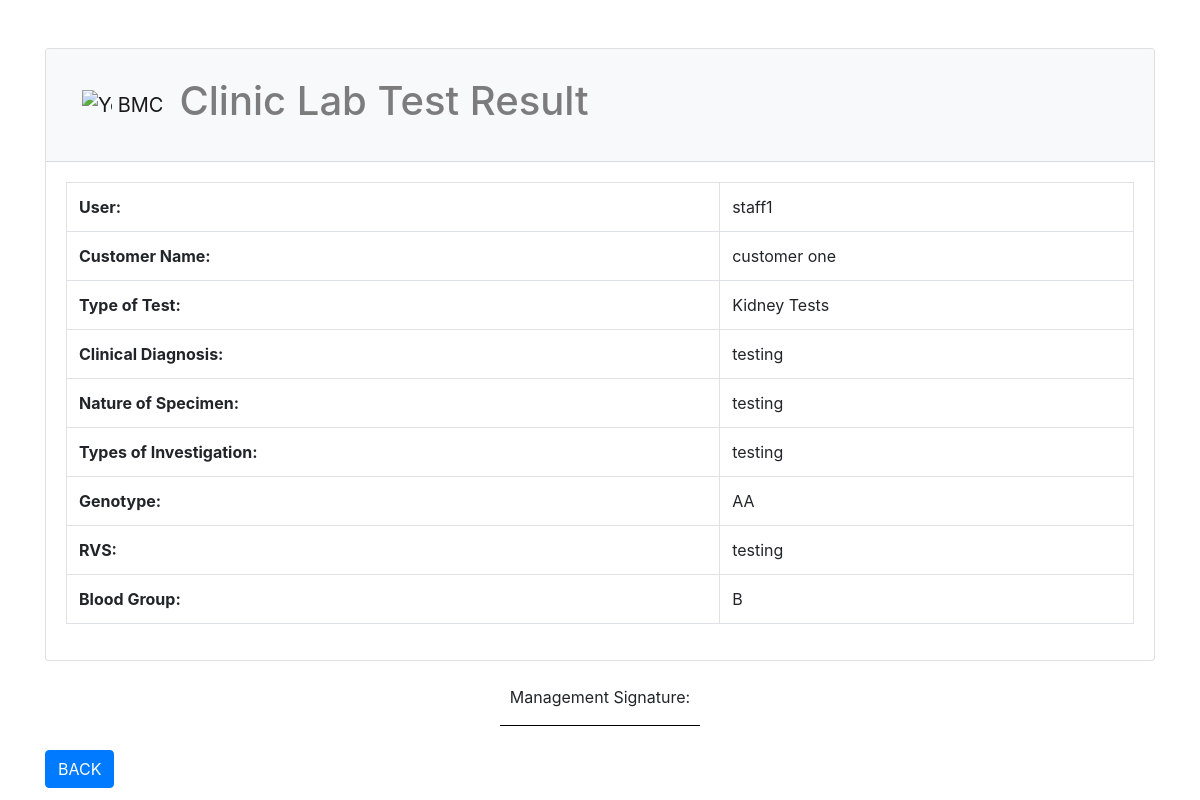
Screenshot of /test/4/ (signed in) with the database file from the repository.
### labtest/models.py (models this page shows, shortened)
class Test(models.Model):
    TYPEOFTEST = (
        ('Blood Count Tests', 'Blood Count Tests'),
        ('Genetic Testing', 'Genetic Testing'),
        ('Kidney Tests', 'Kidney Tests'),
        ('Laboratory Tests', 'Laboratory Tests'),
        ('Prenatal Testing', 'Prenatal Testing'),
        ('Thyroid Tests', 'Thyroid Tests'),
        ('Urinalysis', 'Urinalysis')
    )
    GENOTYPE = (
        ('AA', 'AA'),
        ('AS', 'AS'),
        ('SS', 'SS')
    )
    BLOODGROUP = (
        ('A', 'A'),
        ('B', 'B'),
        ('AB', 'AB'),
        ('O', 'O')
    )
    user = models.ForeignKey(UserProfile, null=True, on_delete= models.SET_NULL)
    customername = models.ForeignKey(Customer, on_delete=models.CASCADE)
    typeoftest = models.CharField(max_length=200, null=True, choices=TYPEOFTEST, blank=True)
    clinicaldiagnosis = models.CharField(max_length=200, null=True, blank=True)
    natureofspecimen = models.CharField(max_length=200, null=True, blank=True)
    typesofinvestigation = models.CharField(max_length=200, null=True, blank=True)
    bloodgroup = models.CharField(max_length=200, null=True, choices=BLOODGROUP, blank=True)
    genotype = models.CharField(max_length=200, null=True, choices=GENOTYPE, blank=True)
    rvs = models.CharField(max_length=200, null=True, blank=True)
    date = models.DateTimeField(default=datetime.now, editable=False)

class UserProfile(AbstractBaseUser, PermissionsMixin):
    email = models.EmailField(max_length=255, unique=True)
    name = models.CharField(max_length=255)
    is_active = models.BooleanField(default=True)
    is_staff = models.BooleanField(default=False)
    objects = UserProfileManager()
    USERNAME_FIELD = 'email'
    REQUIRED_FIELDS = ['name']
    def __str__(self):
        return self.name

class Customer(models.Model):
    SEX = (
        ('Male', 'Male'),
        ('Female', 'Female'),
        ('Prefer Not To Say', 'Prefer Not To Say')
    )
    staff_name = models.ForeignKey(UserProfile, on_delete=models.CASCADE)
    firstname = models.CharField(max_length=200, null=True, blank=True, db_index=True)
    lastname = models.CharField(max_length=200, null=True, blank=True, db_index=True)
    othernames = models.CharField(max_length=200, null=True, blank=True)
    email = models.EmailField(max_length=255, unique=True, null=True, db_index=True)
    phone = models.IntegerField(null=True)
    sex = models.CharField(max_length=200, null=True, choices=SEX, blank=True)
    referralsname = models.CharField(max_length=200, null=True, blank=True)
    is_active = models.BooleanField(default=True)
    date = models.DateTimeField(default=datetime.now, editable=False)
    def __str__(self):
        return self.firstname +' '+ self.lastname

### labtest/views.py (the view)
# urls.py: path('test/<int:pk>/', TestDetailView.as_view(), name='test-detail'),
class TestDetailView(LoginRequiredMixin, DetailView):
    model = Test
    template_name = 'labtest/download.html'  # Specify the template name
    context_object_name = 'tes'
    def get_context_data(self, **kwargs):
        context = super().get_context_data(**kwargs)
        context['tes'] = [context['tes']]
        return context

### labtest/templates/labtest/download.html (shortened to what this page needs)
<!DOCTYPE html>
<html lang="en">
<head>
    <link rel="stylesheet" href="https://maxcdn.bootstrapcdn.com/bootstrap/4.5.2/css/bootstrap.min.css">
</head>
<body>
    <div class="container mt-5">
        <div class="row">
            <div class="col-md-12">
                <div class="card">
                    <div class="card-header bg-light">
                        <nav class="navbar navbar-expand-lg navbar-light bg-light">
                            <a class="navbar-brand" href="#">
                                <img src="" width="30" height="30" class="d-inline-block align-top" alt="Your Logo">
                                BMC
                            </a>
                            <h1 class="navbar-text">Clinic Lab Test Result</h1>
                        </nav>
                    </div>
                    <div class="card-body">
                        <table class="table table-bordered">
                            {% for test in tes %}
                            <tbody>
                                <tr>
                                    <th scope="row">User:</th>
                                    <td>{{test.user}}</td>
                                </tr>
                                <tr>
                                    <th scope="row">Customer Name:</th>
                                    <td>{{test.customername}}</td>
                                </tr>
                                <tr>
                                    <th scope="row">Type of Test:</th>
                                    <td>{{test.typeoftest}}</td>
                                </tr>
                                <tr>
                                    <th scope="row">Clinical Diagnosis:</th>
                                    <td>{{test.clinicaldiagnosis}}</td>
                                </tr>
                                <tr>
                                    <th scope="row">Nature of Specimen:</th>
                                    <td>{{test.natureofspecimen}}</td>
                                </tr>
                                <tr>
                                    <th scope="row">Types of Investigation:</th>
                                    <td>{{test.typesofinvestigation}}</td>
                                </tr>
                                <tr>
                                    <th scope="row">Genotype:</th>
                                    <td>{{test.genotype}}</td>
                                </tr>
                                <tr>
                                    <th scope="row">RVS:</th>
                                    <td>{{test.rvs}}</td>
                                </tr>
                                <tr>
                                    <th scope="row">Blood Group:</th>
                                    <td>{{test.bloodgroup}}</td>
                                </tr>
                            </tbody>
                            {% endfor %}
                        </table>
                    </div>
                </div>
            </div>
        </div>
        <div class="row mt-4">
            <div class="col-md-12">
                <div class="text-center">
                    <p>Management Signature:</p>
                    <div style="border-bottom: 1px solid #000; width: 200px; margin: 0 auto;"></div>
                </div>
            </div>
        </div>
        <br>
        <div>
            <a href="{% url 'dashboard' %}" class="btn btn-primary">BACK</a>
        </div>
    </div>
</body>
</html>

### rows the page displays
Test: user "staff1", customername "customer one", typeoftest "Kidney Tests", clinicaldiagnosis "testing", natureofspecimen "testing", typesofinvestigation "testing", genotype "AA", rvs "testing", bloodgroup "B"
